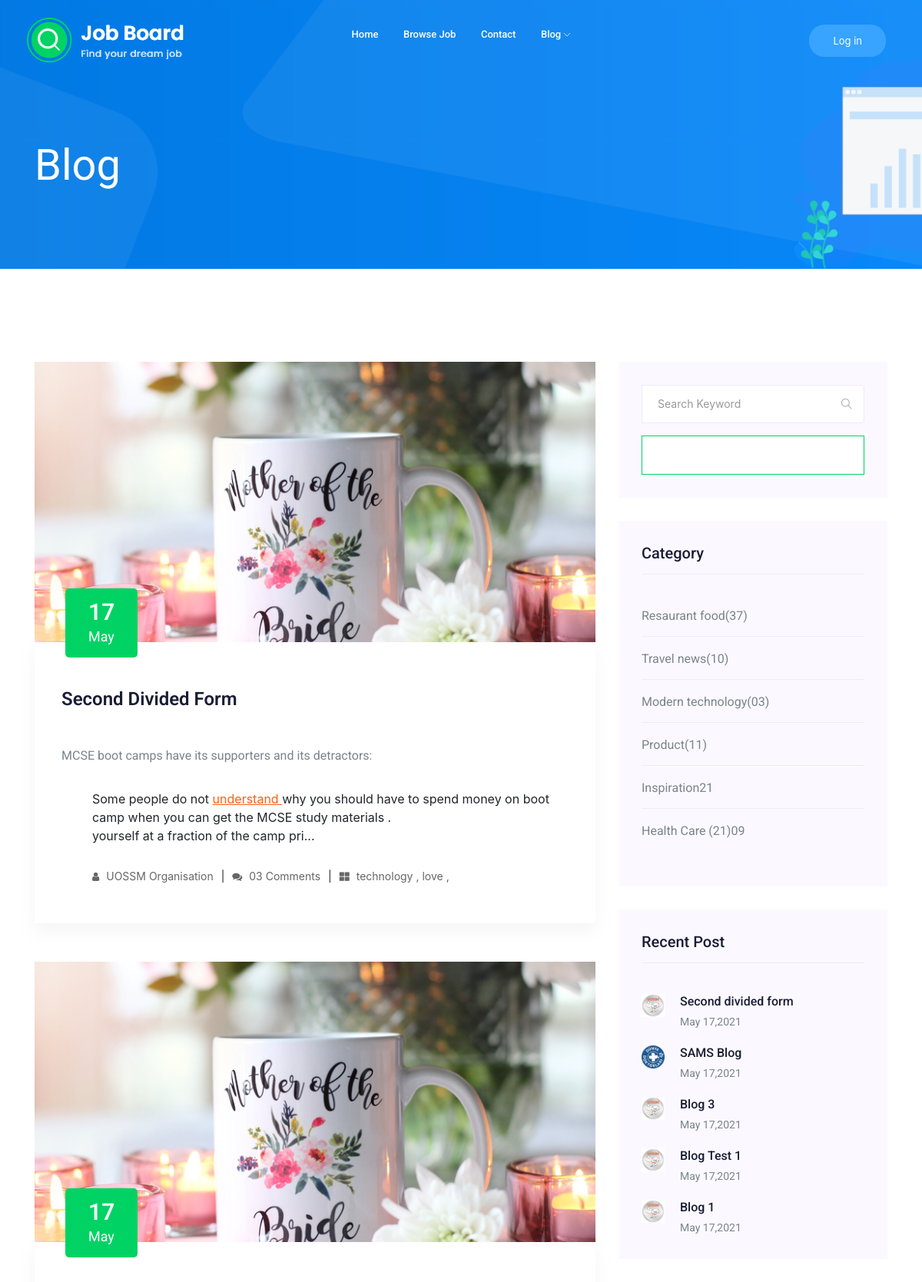
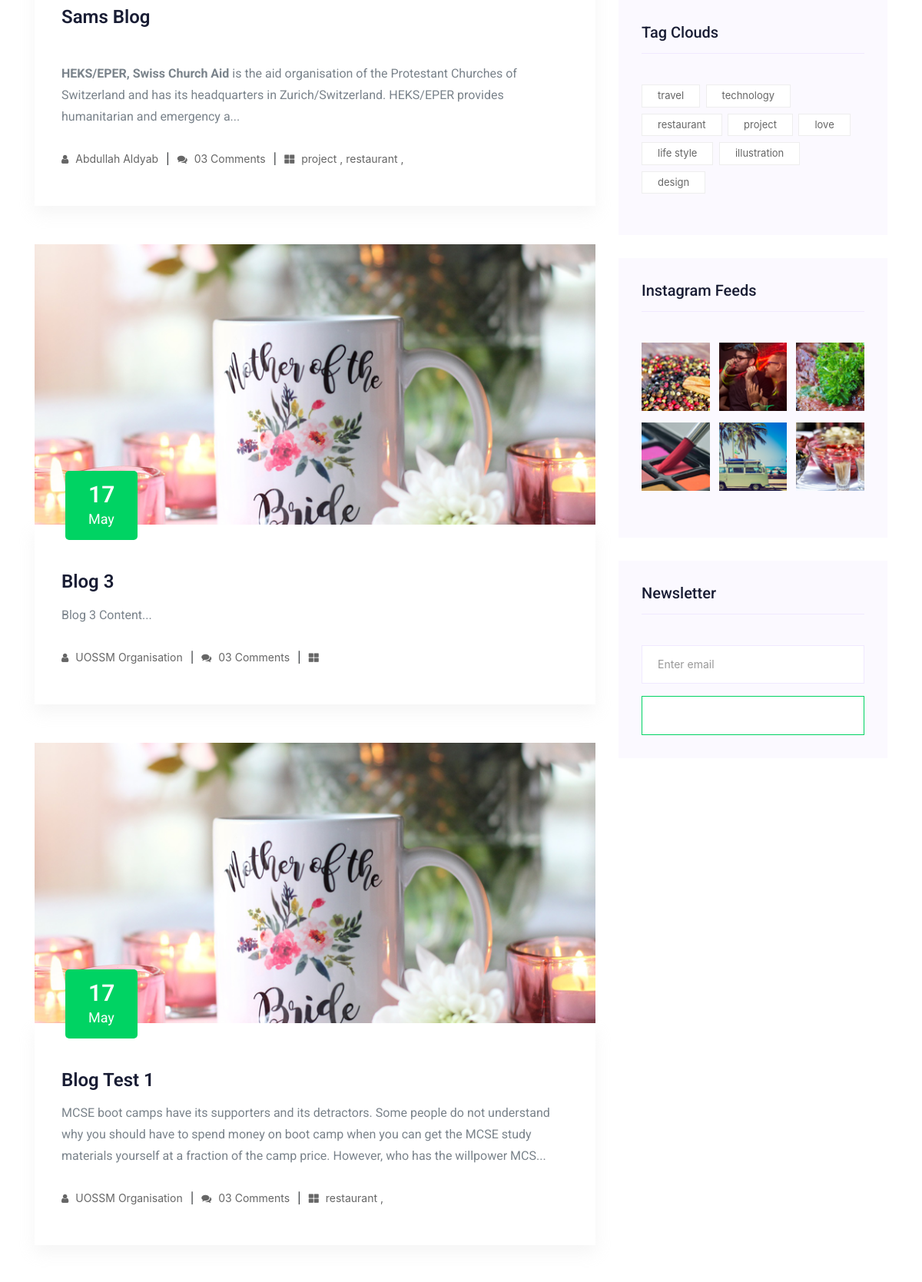
Screenshot of /blog/ (upper part) with the database file from the repository (2 pictures, top to bottom).
### blog/models.py (models this page shows, shortened)
class Post(models.Model):
    author = models.ForeignKey(User, on_delete=models.CASCADE)
    title = models.CharField(max_length=100)
    content = RichTextUploadingField(config_name="custom")
    date_posted = models.DateTimeField(default=timezone.now)
    last_update = models.DateTimeField(auto_now=True,null=True)
    image = models.ImageField(upload_to="blog-img/" ,null=True , default="blog-img/blog-def-img.png")
    Hyper_Text= models.TextField(blank=True)
    tags = models.ManyToManyField("Tag")

class Tag(models.Model):
    name = models.CharField(max_length=190, null=True)
    def __str__(self):
       return self.name

### accounts/models.py (models this page shows, shortened)
class Organisations(models.Model):
    user = models.OneToOneField(User, on_delete=models.CASCADE)
    About= models.TextField(max_length=1000,null=True)
    Name =  models.CharField(null=True, max_length=50)
    Photo = models.ImageField(upload_to="profile/")
    city_name = models.ForeignKey("city",on_delete=models.CASCADE , null=True)
    Creat_Date = models.DateField()
    Phone_Number =  models.CharField(max_length=15)
    Headquarters = CountryField()
    slugan= models.CharField(null=True, max_length=50)

### blog/views.py (the view)
# urls.py: path('',views.PostListView.as_view() ,name='blog-list'),
class PostListView(ListView):
    model = Post
    template_name = 'blog/blog-list.html'  # <app>/<model>_<viewtype>.html
    context_object_name = 'posts'
    ordering = ['-date_posted']
    paginate_by = 5
    def get_context_data(self, **kwargs):
        context = super().get_context_data(**kwargs)
        context['book_list'] = Post.objects.all().order_by('-date_posted')[0:5]
        cate = Tag.objects.all().order_by('-name')
        context['Cat_Dict']=cate
        return context

### blog/templates/blog/blog-list.html (shortened to what this page needs)
{% extends "base.html" %}
{% load static %}
{% load bootstrap4 %}
{% block body %}
    <div class="bradcam_area bradcam_bg_1">
        <div class="container">
            <div class="row">
                <div class="col-xl-12">
                    <div class="bradcam_text">
                        <h3>blog</h3>
                    </div>
                </div>
            </div>
        </div>
    </div>
    <section class="blog_area section-padding">
        <div class="container">
            <div class="row">
                <div class="col-lg-8 mb-5 mb-lg-0">
                    <div class="blog_left_sidebar">
                        {%for post in posts %}
                        <article class="blog_item">
                            <div class="blog_item_img">
                            {% if post.image %}
                                <img class="card-img rounded-0" src="{{post.image.url}}" alt="">
                            {%endif%}
                                <a href="#" class="blog_item_date">
                                    <h3>{{post.date_posted | date:'d'}}</h3>
                                    <p>{{post.date_posted | date:'M'}}</p>
                                </a>
                            </div>
                            <div class="blog_details">
                                <a class="d-inline-block" href="{% url 'blog:blog-single' post.pk%}">
                                    <h2>{{post.title|title}}</h2>
                                </a>
                                <p>{{post.content|safe|slice:":255"}}...</p>
                                <ul class="blog-info-link">
                                    <li><a href="#"><i class="fa fa-user"></i> {{post.author.organisations.Name}}</a></li>
                                    <li><a href="#"><i class="fa fa-comments"></i> 03 Comments</a></li>
                                    <li><a href="#"><i class="fas fa-th-large"></i></i>
                                        {%for poost in post.tags.all|slice:"2"%}
                                        {{poost}} ,
                                        {%endfor%}
                                    </a></li>
                                </ul>
                            </div>
                        </article>
                        {%endfor%}
                    </div>
                </div>
                <div class="col-lg-4">
                    <div class="blog_right_sidebar">
                        <aside class="single_sidebar_widget search_widget">
                            <form action="#">
                                <div class="form-group">
                                    <div class="input-group mb-3">
                                        <input type="text" class="form-control" placeholder='Search Keyword'
                                            onfocus="this.placeholder = ''"
                                            onblur="this.placeholder = 'Search Keyword'">
                                        <div class="input-group-append">
                                            <button class="btn" type="button"><i class="ti-search"></i></button>
                                        </div>
                                    </div>
                                </div>
                                <button class="button rounded-0 primary-bg text-white w-100 btn_1 boxed-btn"
                                    type="submit">Search</button>
                            </form>
                        </aside>
                        <aside class="single_sidebar_widget post_category_widget">
                            <h4 class="widget_title">Category</h4>
                            <ul class="list cat-list">
                                <li>
                                    <a href="#" class="d-flex">
                                        <p>Resaurant food</p>
                                        <p>(37)</p>
                                    </a>
                                </li>
                                <li>
                                    <a href="#" class="d-flex">
                                        <p>Travel news</p>
                                        <p>(10)</p>
                                    </a>
                                </li>
                                <li>
                                    <a href="#" class="d-flex">
                                        <p>Modern technology</p>
                                        <p>(03)</p>
                                    </a>
                                </li>
                                <li>
                                    <a href="#" class="d-flex">
                                        <p>Product</p>
                                        <p>(11)</p>
                                    </a>
                                </li>
                                <li>
                                    <a href="#" class="d-flex">
                                        <p>Inspiration</p>
                                        <p>21</p>
                                    </a>
                                </li>
                                <li>
                                    <a href="#" class="d-flex">
                                        <p>Health Care (21)</p>
                                        <p>09</p>
                                    </a>
                                </li>
                            </ul>
                        </aside>
                        <aside class="single_sidebar_widget popular_post_widget">
                            <h3 class="widget_title">Recent Post</h3>
                            {% for book in book_list  %}
                            <div class="media post_item">
                                <img {% ifequal book.author.groups.all.0.name 'Organisations'  %}
                                src="{{book.author.organisations.Photo.url}}"
                                {%else%}
                                src="{{book.author.normal_users.Photo.url}}"
                                {% endifequal %} alt="post" style="max-width:30px;">
                                        <div class="media-body">
                                            <a href="{% url 'blog:blog-single' book.pk%}">
                                                <h3>{{book.title}}</h3>
                                            </a>
                                            <p>{{book.date_posted| date:"M d,Y"}}</p>
                                </div>
                            </div>
                            {% endfor %}
                        </aside>
                        <aside class="single_sidebar_widget tag_cloud_widget">
                            <h4 class="widget_title">Tag Clouds</h4>
                            <ul class="list">
                                {%for  value1 in Cat_Dict  %}
                                <li>
                                        <a href="#">{{value1}} </a>
                                </li>
                                {%endfor%}
                            </ul>
                        </aside>
                        <aside class="single_sidebar_widget instagram_feeds">
                            <h4 class="widget_title">Instagram Feeds</h4>
                            <ul class="instagram_row flex-wrap">
                                <li>
                                    <a href="#">
                                        <img class="img-fluid" src="img/post/post_5.png" alt="">
                                    </a>
                                </li>
                                <li>
                                    <a href="#">
                                        <img class="img-fluid" src="img/post/post_6.png" alt="">
                                    </a>
                                </li>
                                <li>
                                    <a href="#">
                                        <img class="img-fluid" src="img/post/post_7.png" alt="">
                                    </a>
                                </li>
                                <li>
                                    <a href="#">
                                        <img class="img-fluid" src="img/post/post_8.png" alt="">
                                    </a>
                                </li>
                                <li>
                                    <a href="#">
                                        <img class="img-fluid" src="img/post/post_9.png" alt="">
                                    </a>
                                </li>
                                <li>
                                    <a href="#">
                                        <img class="img-fluid" src="img/post/post_10.png" alt="">
                                    </a>
                                </li>
                            </ul>
                        </aside>
                        <aside class="single_sidebar_widget newsletter_widget">
                            <h4 class="widget_title">Newsletter</h4>
                            <form action="#">
                                <div class="form-group">
                                    <input type="email" class="form-control" onfocus="this.placeholder = ''"
                                        onblur="this.placeholder = 'Enter email'" placeholder='Enter email' required>
                                </div>
                                <button class="button rounded-0 primary-bg text-white w-100 btn_1 boxed-btn"
                                    type="submit">Subscribe</button>
                            </form>
                        </aside>
                    </div>
                </div>
            </div>
        </div>
    </section>
{% endblock body %}

### teamplates/base.html (shortened to what this page needs)
{% load static %}
{% load bootstrap4 %}
<!doctype html>
<html class="no-js" lang="zxx">
<head>
    <link rel="stylesheet" href="{% static 'css/bootstrap.min.css'%}">
    <link rel="stylesheet" href="{% static 'css/owl.carousel.min.css'%}">
    <link rel="stylesheet" href="{% static 'css/magnific-popup.css'%}">
    <link rel="stylesheet" href="{% static 'css/font-awesome.min.css'%}">
    <link rel="stylesheet" href="{% static 'css/themify-icons.css'%}">
    <link rel="stylesheet" href="{% static 'css/nice-select.css'%}">
    <link rel="stylesheet" href="{% static 'css/flaticon.css'%}">
    <link rel="stylesheet" href="{% static 'css/jquery-ui.css'%}">
    <link rel="stylesheet" href="{% static 'css/gijgo.css'%}">
    <link rel="stylesheet" href="{% static 'css/animate.min.css'%}">
    <link rel="stylesheet" href="{% static 'css/slicknav.css'%}">
    <link rel="stylesheet" href="https://pro.fontawesome.com/releases/v5.10.0/css/all.css"/>
    <link rel="stylesheet" href="{% static 'css/style.css'%}">
</head>
<body>
    <header>
        <div class="header-area ">
            <div id="sticky-header" class="main-header-area">
                <div class="container-fluid ">
                    <div class="header_bottom_border">
                        <div class="row align-items-center">
                            <div class="col-xl-3 col-lg-2">
                                <div class="logo">
                                    <a href="{%url 'joburl:Home'%}">
                                        <img src="static/img/logo.png" alt="">
                                    </a>
                                </div>
                            </div>
                            <div class="col-xl-6 col-lg-7">
                                <div class="main-menu  d-none d-lg-block">
                                    <nav>
                                        <ul id="navigation">
                                            <li><a href="/">home</a></li>
                                            <li><a href="{%url 'joburl:job_list'%}">Browse Job</a></li>
                                            <li><a href="{%url 'contacts:contact'%}">Contact</a></li>
                                            <li><a href="{%url 'blog:blog-list'%}">blog <i class="ti-angle-down"></i></a>
                                            </li>
                                        </ul>
                                    </nav>
                                </div>
                            </div>
                            <div class="col-xl-3 col-lg-3 d-none d-lg-block">
                                <div class="Appointment">
                                {% if request.user.is_authenticated %}
                                    <div class="phone_num d-none d-xl-block">
                                     <a href="{%url 'accounts:profile'%}">Profile</a>
                                    </div>
                                    <div class="phone_num d-none d-xl-block">
                                        <a href="{% url 'logout'%}" class="genric-btn info circle">Logout</a>
                                       </div>
                                {% else %}
                                    <div class="phone_num d-none d-xl-block">
                                     <a href="{%url 'login'%}" class="genric-btn info circle">Log in</a>
                                    </div>
                                {% endif %}
                                </div>
                            </div>
                            <div class="col-12">
                            </div>
                        </div>
                    </div>
                </div>
            </div>
        </div>
    </header>
  {% block body %}
  {% endblock body %}
    <link rel="stylesheet" href="https://cdnjs.cloudflare.com/ajax/libs/datepicker/0.6.5/datepicker.min.css" />
    <link rel="stylesheet" href="https://stackpath.bootstrapcdn.com/bootstrap/4.2.1/css/bootstrap.min.css">
    <link href="https://stackpath.bootstrapcdn.com/font-awesome/4.7.0/css/font-awesome.min.css" rel="stylesheet">
    <link rel="stylesheet" href="https://cdnjs.cloudflare.com/ajax/libs/tempusdominus-bootstrap-4/5.1.2/css/tempusdominus-bootstrap-4.min.css" />
</body>
</html>

### rows the page displays
Post: image (picture), date_posted "17", date_posted "May", title "Second Divided Form", content "MCSE boot camps have its supporters and its detractors: Some people do not understand why you should have to spend money on boot camp when you can get the MCSE study materials . yourself at a fraction of the camp pri", author.organisations.Name "UOSSM Organisation", author.organisations.Photo (picture), title "Second divided form", date_posted "May 17,2021"
Tag: name "technology"
Tag: name "love"
Post: image (picture), date_posted "17", date_posted "May", title "Sams Blog", content "HEKS/EPER, Swiss Church Aid is the aid organisation of the Protestant Churches of Switzerland and has its headquarters in Zurich/Switzerland. HEKS/EPER provides humanitarian and emergency a", author.organisations.Name "Abdullah Aldyab", author.organisations.Photo (picture), title "SAMS Blog", date_posted "May 17,2021"
Tag: name "project"
Tag: name "restaurant"
Post: image (picture), date_posted "17", date_posted "May", title "Blog 3", content "Blog 3 Content", author.organisations.Name "UOSSM Organisation", author.organisations.Photo (picture), date_posted "May 17,2021"
Post: image (picture), date_posted "17", date_posted "May", title "Blog Test 1", content "MCSE boot camps have its supporters and its detractors. Some people do not understand why you should have to spend money on boot camp when you can get the MCSE study materials yourself at a fraction of the camp price. However, who has the willpower MCS", author.organisations.Name "UOSSM Organisation", author.organisations.Photo (picture), date_posted "May 17,2021"
Post: author.organisations.Photo (picture), title "Blog 1", date_posted "May 17,2021"
Tag: name "travel"
Tag: name "life style"
Tag: name "illustration"
Tag: name "design"
